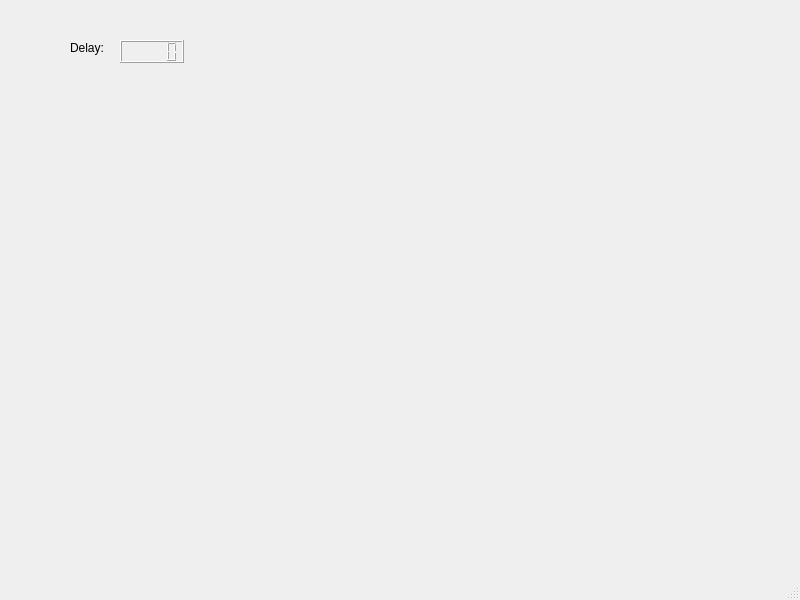
<?xml version="1.0" encoding="UTF-8"?>
<ui version="4.0">
 <class>MainWindow</class>
 <widget class="QMainWindow" name="MainWindow">
  <property name="geometry">
   <rect>
    <x>0</x>
    <y>0</y>
    <width>800</width>
    <height>600</height>
   </rect>
  </property>
  <property name="windowTitle">
   <string>MainWindow</string>
  </property>
  <widget class="QWidget" name="centralwidget">
   <widget class="QLabel" name="label">
    <property name="geometry">
     <rect>
      <x>70</x>
      <y>40</y>
      <width>65</width>
      <height>15</height>
     </rect>
    </property>
    <property name="text">
     <string>Delay:</string>
    </property>
   </widget>
   <widget class="QLCDNumber" name="lcdNumber">
    <property name="geometry">
     <rect>
      <x>120</x>
      <y>40</y>
      <width>64</width>
      <height>23</height>
     </rect>
    </property>
   </widget>
  </widget>
  <widget class="QMenuBar" name="menubar">
   <property name="geometry">
    <rect>
     <x>0</x>
     <y>0</y>
     <width>800</width>
     <height>20</height>
    </rect>
   </property>
  </widget>
  <widget class="QStatusBar" name="statusbar"/>
 </widget>
 <resources/>
 <connections/>
</ui>
